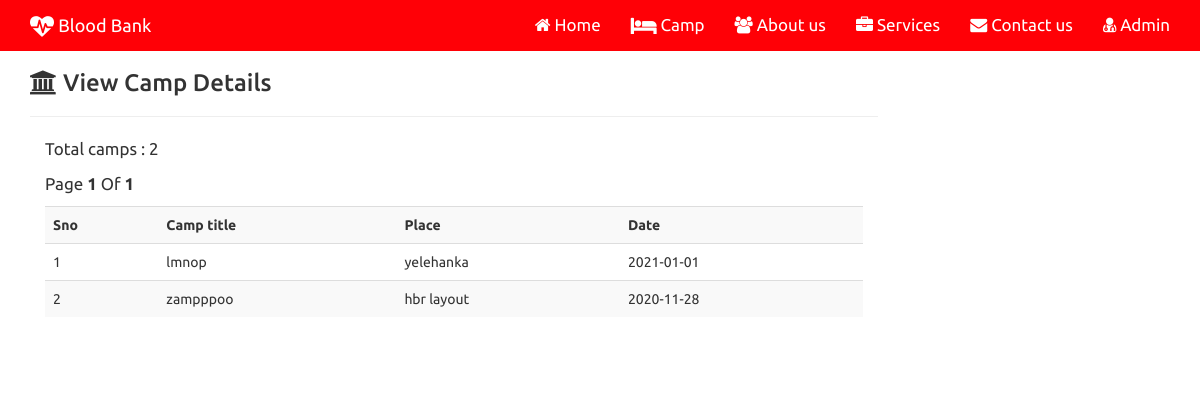
/camp.php, run on the app's committed database.
### tables this page shows
CREATE TABLE `camp` (
  `CAMP_ID` int(10) NOT NULL,
  `TITLE` varchar(150) NOT NULL,
  `PLACE` varchar(150) NOT NULL,
  `CAMP_DATE` date NOT NULL
);

### camp.php (the view, shortened to what this page needs)
<?php
include("config.php");
 $sql="SELECT * FROM camp";
$result=$con->query($sql);
$rows=$result->num_rows;
$page_rows=5;
$last=ceil($rows/$page_rows);
$pagenum=1;
$limit='LIMIT '.($pagenum-1)*$page_rows.','.$page_rows;
$sql="SELECT * FROM camp  $limit ";
 $textline1="Total camps : $rows";
 $textline2="Page  <b>$pagenum</b> Of <b>$last</b>";
 $list='';
 $result=$con->query($sql);
						if($result->num_rows>0)
						{
								$list.= "<table class='table table-striped' >";
									$list.= "<tr>
											<th>Sno</th>
											<th>Camp title</th>
											<th>Place</th>
											<th>Date</th>
										</tr>";
										$i=0;
										while($row=$result->fetch_assoc())
										{
											$i++;
											$list.="<tr>";
												$list.= "<td>$i</td>";
												$list.= "<td>".$row["TITLE"]."</td>";
												$list.= "<td>".$row["PLACE"]."</td>";
												$list.="<td>".$row["CAMP_DATE"]."</td>";
											$list.="</tr>";
										}
								$list.= "</table>";
						}
?>
<!DOCTYPE html>
<html lang="en">
	<head>
			<?php include("head.php");?>
	</head>
	<body>
<?php include("top_nav.php"); ?>
<div class="container">
	<div class="row">
		<div class="col-sm-9" >
			<h3><i class="fa fa-bank"></i> View Camp Details </h3><hr>
				<div class="col-md-12">
				<p><?php echo $textline1; ?></p>
				<p><?php echo $textline2; ?></p>
				<?php echo $list; ?>
				</div>
			</div>
		</div>
	</div>
  <?php include"footer.php"; ?>
	</body>
</html>

### css/modern-business.css (style rules this page uses)
html, body { height: 100%; }
body { padding-top: 50px; }
p,li { font-size:17px; }

### data on the page
camp: TITLE "lmnop", PLACE "yelehanka", CAMP_DATE "2021-01-01"
camp: TITLE "zampppoo", PLACE "hbr layout", CAMP_DATE "2020-11-28"

### other printed values
$textline1 "Total camps : 2"
$pagenum "1"
$last "1"
